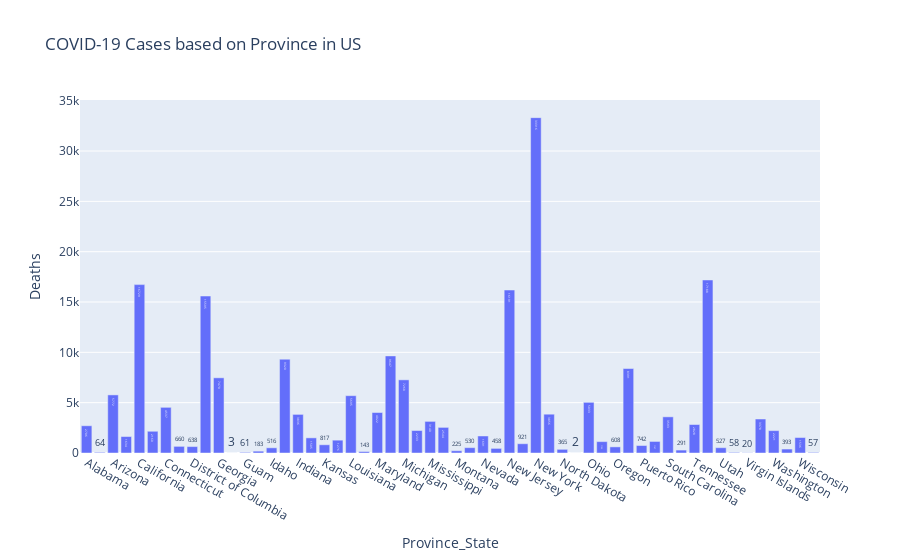

Here is the notebook cell this chart was saved with:
### Markdown cell above
The above table shows the Confirmed, Deaths and Recovered Cases in US based on its Provinces.

### Code cell
# to visualize the state/province wise death cases of Coronavirus in USA.
us_data = global_latest[global_latest['Country_Region']=='US'].drop(['Country_Region','Lat', 'Long_'], axis=1)
us_data = us_data[us_data.sum(axis = 1) > 0]
us_data = us_data.groupby(['Province_State'])['Deaths'].sum().reset_index()
us_data_death = us_data[us_data['Deaths'] > 0]
state_fig = px.bar(us_data_death, x='Province_State', y='Deaths', title='COVID-19 Cases based on Province in US', text='Deaths')
state_fig.show()

### Figure 1 — Plotly figure (JSON) as saved in the notebook; plotly's stock layout.template omitted (floating-point values rounded to 4 significant figures)
{"data": [{"alignmentgroup": "True", "hovertemplate": "Province_State=%{x}<br>Deaths=%{text}<extra></extra>", "legendgroup": "", "marker": {"color": "#636efa"}, "name": "", "offsetgroup": "", "orientation": "v", "showlegend": false, "text": [2706, 64, 5772, 1634, 16729, 2160, 4537, 660, 638, 15595, 7470, 3, 61, 183, 516, 9320, 3836, 1505, 817, 1276, 5695, 143, 4022, 9647, 7268, 2233, 3140, 2544, 225, 530, 1691, 458, 16191, 921, 33316, 3856, 365, 2, 5033, 1132, 608, 8391, 742, 1147, 3593, 291, 2828, 17188, 527, 58, 20, 3378, 2221, 393, 1536, 57], "textposition": "auto", "type": "bar", "x": ["Alabama", "Alaska", "Arizona", "Arkansas", "California", "Colorado", "Connecticut", "Delaware", "District of Columbia", "Florida", "Georgia", "Grand Princess", "Guam", "Hawaii", "Idaho", "Illinois", "Indiana", "Iowa", "Kansas", "Kentucky", "Louisiana", "Maine", "Maryland", "Massachusetts", "Michigan", "Minnesota", "Mississippi", "Missouri", "Montana", "Nebraska", "Nevada", "New Hampshire", "New Jersey", "New Mexico", "New York", "North Carolina", "North Dakota", "Northern Mariana Islands", "Ohio", "Oklahoma", "Oregon", "Pennsylvania", "Puerto Rico", "Rhode Island", "South Carolina", "South Dakota", "Tennessee", "Texas", "Utah", "Vermont", "Virgin Islands", "Virginia", "Washington", "West Virginia", "Wisconsin", "Wyoming"], "xaxis": "x", "y": [2706, 64, 5772, 1634, 16729, 2160, 4537, 660, 638, 15595, 7470, 3, 61, 183, 516, 9320, 3836, 1505, 817, 1276, 5695, 143, 4022, 9647, 7268, 2233, 3140, 2544, 225, 530, 1691, 458, 16191, 921, 33316, 3856, 365, 2, 5033, 1132, 608, 8391, 742, 1147, 3593, 291, 2828, 17188, 527, 58, 20, 3378, 2221, 393, 1536, 57], "yaxis": "y"}], "layout": {"barmode": "relative", "legend": {"tracegroupgap": 0}, "title": {"text": "COVID-19 Cases based on Province in US"}, "xaxis": {"anchor": "y", "domain": [0, 1], "title": {"text": "Province_State"}}, "yaxis": {"anchor": "x", "domain": [0, 1], "title": {"text": "Deaths"}}}}
